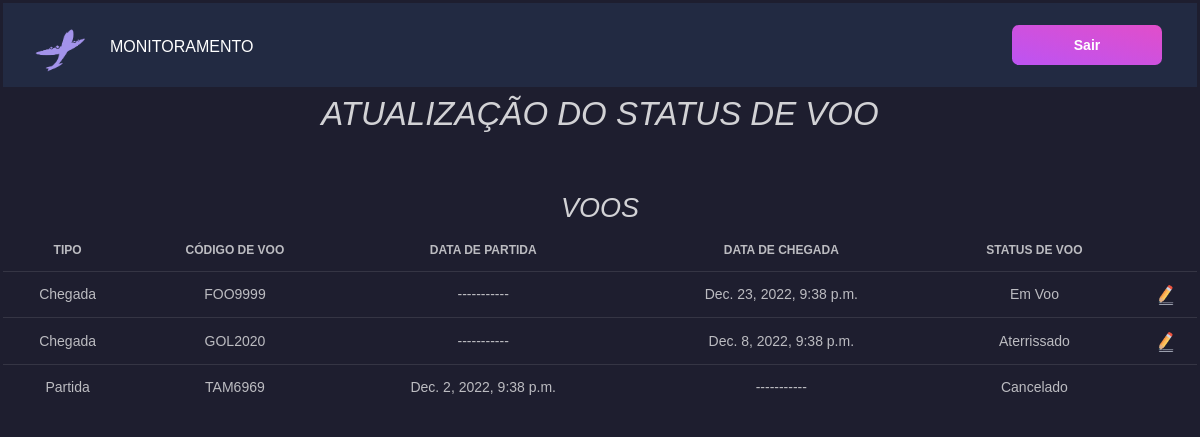
The page /update/ on the database its author committed.
### flight_management/models.py (models this page shows, shortened)
class Flight(models.Model):
    id = models.BigAutoField(primary_key=True)
    fk_flightstatus = models.ForeignKey(FlightStatus, on_delete=models.SET_NULL, blank=True, null=True)
    tx_code = models.CharField(max_length=8)
    dt_est_departure = models.DateTimeField(blank=True, null=True)
    dt_est_arrival = models.DateTimeField(blank=True, null=True)
    nm_origin = models.CharField(max_length=3, choices=AirportCodes.choices)
    nm_destination = models.CharField(max_length=3, choices=AirportCodes.choices)
    class Meta:
        db_table = 'flight'

class FlightStatus(models.Model):
    id = models.BigAutoField(primary_key=True)
    dt_departure = models.DateTimeField(blank=True, null=True)
    dt_arrival = models.DateTimeField(blank=True, null=True)
    nm_status = models.CharField(max_length=13, choices=Status.choices, default=Status.PREVISTO)
    dt_creation = models.DateTimeField(auto_now=True)
    dt_updated = models.DateTimeField(auto_now=True)
    dt_done = models.DateTimeField(blank=True, null=True)
    class Meta:
        db_table = 'flight_status'

### flight_management/views.py (the view)
# urls.py: path('update/', flightmanagementviews.flightupdateview),
def flightupdateview(request):
    all_flights = Flight.objects.all()
    all_status_flights = FlightStatus.objects.all()
    context = {'all_flights' : all_flights, 'all_status_flights' : all_status_flights}
    return render(request, "update.html", context)

### flight_management/template/update.html (shortened to what this page needs)
{% load static %}
<!DOCTYPE html>
<html lang="en">
<head>
    <link rel="stylesheet" href="{% static 'css/black-dashboard.min.css' %}">
</head>
<body onload="deleteIcon()">
    <nav class="navbar navbar-expand-lg navbar-dark bg-dark">
        <a class="navbar-brand mr-0 mr-md-2" href="../home" aria-label="Caqui">
            <img src="{% static 'img/caqui.png' %}" width="50 px">
        </a>
        <a class="navbar-brand" href="../home">Monitoramento</a>
        <div class="collapse navbar-collapse" id="navbarSupportedContent">
            <a href="/" class="btn btn-primary d-none d-lg-inline-block mb-3 mb-md-0 ml-md-3">Sair</a>
      </div>
    </nav>
    <h1> <i> ATUALIZAÇÃO DO STATUS DE VOO</i> </h1>
    <div class="row">
        <div class="col-md-12">
            <h2 class="text-center"><i>VOOS</i></h2>
            <table class="table">
                <thead>
                    <tr>
                        <th>Tipo</th>
                        <th>Código de Voo</th>
                        <th>Data de Partida</th>
                        <th>Data de chegada</th>
                        <th>Status de Voo</th>
                        <th></th>
                    </tr>
                </thead>
                <tbody>
                        {% for flight in all_flights %}
                            <tr>
                                {% if flight.nm_destination == "GRU" %}
                                    <td>{{"Chegada"}}</td>
                                {% else %}
                                    <td>{{"Partida"}}</td>
                                {% endif %}
                                <td>{{flight.tx_code}}</td>
                                {% if flight.nm_destination == "GRU" %}
                                    <td>{{"-----------"}}</td>
                                {% else %}
                                    <td>{{flight.fk_flightstatus.dt_departure}}</td>
                                {% endif %}
                                {% if flight.nm_origin == "GRU" %}
                                <td>{{"-----------"}}</td>
                                {% else %}
                                    <td>{{flight.fk_flightstatus.dt_arrival}}</td>
                                {% endif %}
                                <td>{{flight.fk_flightstatus.nm_status}}</td>
                                <td>
                                    <a id="{{flight.tx_code}}{{'|'}}{{flight.fk_flightstatus.nm_status}}{{'|'}}{{flight.nm_destination}}" class="update-status" href="../update/edit" onclick="passCode(id)"> <img src="{% static 'img/edit.png' %}" height ="20" width="20"/>
                                </td>
                            </tr>
                        {% endfor %}
                </tbody>
            </table>
        </div>
    </div>
</body>
</html>

### flight_management/template/update.html (style rules this page uses)
h1 { text-align: center; padding-top: 10px; }
div { text-align: center; }

### rows shown on the page
Flight: value "Chegada", tx_code "FOO9999", value "-----------", fk_flightstatus.dt_arrival "Dec. 23, 2022, 9:38 p.m.", fk_flightstatus.nm_status "Em Voo"
Flight: value "Chegada", tx_code "GOL2020", value "-----------", fk_flightstatus.dt_arrival "Dec. 8, 2022, 9:38 p.m.", fk_flightstatus.nm_status "Aterrissado"
Flight: value "Partida", tx_code "TAM6969", fk_flightstatus.dt_departure "Dec. 2, 2022, 9:38 p.m.", value "-----------", fk_flightstatus.nm_status "Cancelado"
